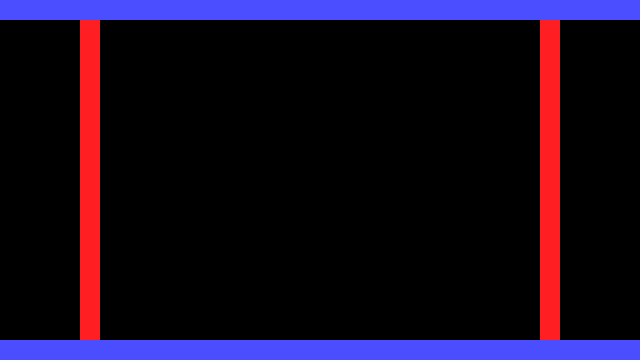

Tiled map render using the project's own tile images. Description and the whole map definition, tile-layer contents included, below:
An orthogonal 32x18 tile map with 20x20 px tiles, 3 tile layers (walls, leftTarget, rightTarget).

<map version="1.0" tiledversion="1.1.3" orientation="orthogonal" renderorder="left-up" width="32" height="18" tilewidth="20" tileheight="20" infinite="0" nextobjectid="1">
 <tileset firstgid="1" name="tileset" tilewidth="20" tileheight="20" tilecount="3" columns="3">
  <image source="images/tileset.png" width="60" height="20" />
 </tileset>
 <layer name="walls" width="32" height="18">
  <data encoding="csv">
1,1,1,1,1,1,1,1,1,1,1,1,1,1,1,1,1,1,1,1,1,1,1,1,1,1,1,1,1,1,1,1,
0,0,0,0,0,0,0,0,0,0,0,0,0,0,0,0,0,0,0,0,0,0,0,0,0,0,0,0,0,0,0,0,
0,0,0,0,0,0,0,0,0,0,0,0,0,0,0,0,0,0,0,0,0,0,0,0,0,0,0,0,0,0,0,0,
0,0,0,0,0,0,0,0,0,0,0,0,0,0,0,0,0,0,0,0,0,0,0,0,0,0,0,0,0,0,0,0,
0,0,0,0,0,0,0,0,0,0,0,0,0,0,0,0,0,0,0,0,0,0,0,0,0,0,0,0,0,0,0,0,
0,0,0,0,0,0,0,0,0,0,0,0,0,0,0,0,0,0,0,0,0,0,0,0,0,0,0,0,0,0,0,0,
0,0,0,0,0,0,0,0,0,0,0,0,0,0,0,0,0,0,0,0,0,0,0,0,0,0,0,0,0,0,0,0,
0,0,0,0,0,0,0,0,0,0,0,0,0,0,0,0,0,0,0,0,0,0,0,0,0,0,0,0,0,0,0,0,
0,0,0,0,0,0,0,0,0,0,0,0,0,0,0,0,0,0,0,0,0,0,0,0,0,0,0,0,0,0,0,0,
0,0,0,0,0,0,0,0,0,0,0,0,0,0,0,0,0,0,0,0,0,0,0,0,0,0,0,0,0,0,0,0,
0,0,0,0,0,0,0,0,0,0,0,0,0,0,0,0,0,0,0,0,0,0,0,0,0,0,0,0,0,0,0,0,
0,0,0,0,0,0,0,0,0,0,0,0,0,0,0,0,0,0,0,0,0,0,0,0,0,0,0,0,0,0,0,0,
0,0,0,0,0,0,0,0,0,0,0,0,0,0,0,0,0,0,0,0,0,0,0,0,0,0,0,0,0,0,0,0,
0,0,0,0,0,0,0,0,0,0,0,0,0,0,0,0,0,0,0,0,0,0,0,0,0,0,0,0,0,0,0,0,
0,0,0,0,0,0,0,0,0,0,0,0,0,0,0,0,0,0,0,0,0,0,0,0,0,0,0,0,0,0,0,0,
0,0,0,0,0,0,0,0,0,0,0,0,0,0,0,0,0,0,0,0,0,0,0,0,0,0,0,0,0,0,0,0,
0,0,0,0,0,0,0,0,0,0,0,0,0,0,0,0,0,0,0,0,0,0,0,0,0,0,0,0,0,0,0,0,
1,1,1,1,1,1,1,1,1,1,1,1,1,1,1,1,1,1,1,1,1,1,1,1,1,1,1,1,1,1,1,1
</data>
 </layer>
 <layer name="leftTarget" width="32" height="18">
  <data encoding="csv">
0,0,0,0,0,0,0,0,0,0,0,0,0,0,0,0,0,0,0,0,0,0,0,0,0,0,0,0,0,0,0,0,
0,0,0,0,2,0,0,0,0,0,0,0,0,0,0,0,0,0,0,0,0,0,0,0,0,0,0,0,0,0,0,0,
0,0,0,0,2,0,0,0,0,0,0,0,0,0,0,0,0,0,0,0,0,0,0,0,0,0,0,0,0,0,0,0,
0,0,0,0,2,0,0,0,0,0,0,0,0,0,0,0,0,0,0,0,0,0,0,0,0,0,0,0,0,0,0,0,
0,0,0,0,2,0,0,0,0,0,0,0,0,0,0,0,0,0,0,0,0,0,0,0,0,0,0,0,0,0,0,0,
0,0,0,0,2,0,0,0,0,0,0,0,0,0,0,0,0,0,0,0,0,0,0,0,0,0,0,0,0,0,0,0,
0,0,0,0,2,0,0,0,0,0,0,0,0,0,0,0,0,0,0,0,0,0,0,0,0,0,0,0,0,0,0,0,
0,0,0,0,2,0,0,0,0,0,0,0,0,0,0,0,0,0,0,0,0,0,0,0,0,0,0,0,0,0,0,0,
0,0,0,0,2,0,0,0,0,0,0,0,0,0,0,0,0,0,0,0,0,0,0,0,0,0,0,0,0,0,0,0,
0,0,0,0,2,0,0,0,0,0,0,0,0,0,0,0,0,0,0,0,0,0,0,0,0,0,0,0,0,0,0,0,
0,0,0,0,2,0,0,0,0,0,0,0,0,0,0,0,0,0,0,0,0,0,0,0,0,0,0,0,0,0,0,0,
0,0,0,0,2,0,0,0,0,0,0,0,0,0,0,0,0,0,0,0,0,0,0,0,0,0,0,0,0,0,0,0,
0,0,0,0,2,0,0,0,0,0,0,0,0,0,0,0,0,0,0,0,0,0,0,0,0,0,0,0,0,0,0,0,
0,0,0,0,2,0,0,0,0,0,0,0,0,0,0,0,0,0,0,0,0,0,0,0,0,0,0,0,0,0,0,0,
0,0,0,0,2,0,0,0,0,0,0,0,0,0,0,0,0,0,0,0,0,0,0,0,0,0,0,0,0,0,0,0,
0,0,0,0,2,0,0,0,0,0,0,0,0,0,0,0,0,0,0,0,0,0,0,0,0,0,0,0,0,0,0,0,
0,0,0,0,2,0,0,0,0,0,0,0,0,0,0,0,0,0,0,0,0,0,0,0,0,0,0,0,0,0,0,0,
0,0,0,0,0,0,0,0,0,0,0,0,0,0,0,0,0,0,0,0,0,0,0,0,0,0,0,0,0,0,0,0
</data>
 </layer>
 <layer name="rightTarget" width="32" height="18">
  <data encoding="csv">
0,0,0,0,0,0,0,0,0,0,0,0,0,0,0,0,0,0,0,0,0,0,0,0,0,0,0,0,0,0,0,0,
0,0,0,0,0,0,0,0,0,0,0,0,0,0,0,0,0,0,0,0,0,0,0,0,0,0,0,2,0,0,0,0,
0,0,0,0,0,0,0,0,0,0,0,0,0,0,0,0,0,0,0,0,0,0,0,0,0,0,0,2,0,0,0,0,
0,0,0,0,0,0,0,0,0,0,0,0,0,0,0,0,0,0,0,0,0,0,0,0,0,0,0,2,0,0,0,0,
0,0,0,0,0,0,0,0,0,0,0,0,0,0,0,0,0,0,0,0,0,0,0,0,0,0,0,2,0,0,0,0,
0,0,0,0,0,0,0,0,0,0,0,0,0,0,0,0,0,0,0,0,0,0,0,0,0,0,0,2,0,0,0,0,
0,0,0,0,0,0,0,0,0,0,0,0,0,0,0,0,0,0,0,0,0,0,0,0,0,0,0,2,0,0,0,0,
0,0,0,0,0,0,0,0,0,0,0,0,0,0,0,0,0,0,0,0,0,0,0,0,0,0,0,2,0,0,0,0,
0,0,0,0,0,0,0,0,0,0,0,0,0,0,0,0,0,0,0,0,0,0,0,0,0,0,0,2,0,0,0,0,
0,0,0,0,0,0,0,0,0,0,0,0,0,0,0,0,0,0,0,0,0,0,0,0,0,0,0,2,0,0,0,0,
0,0,0,0,0,0,0,0,0,0,0,0,0,0,0,0,0,0,0,0,0,0,0,0,0,0,0,2,0,0,0,0,
0,0,0,0,0,0,0,0,0,0,0,0,0,0,0,0,0,0,0,0,0,0,0,0,0,0,0,2,0,0,0,0,
0,0,0,0,0,0,0,0,0,0,0,0,0,0,0,0,0,0,0,0,0,0,0,0,0,0,0,2,0,0,0,0,
0,0,0,0,0,0,0,0,0,0,0,0,0,0,0,0,0,0,0,0,0,0,0,0,0,0,0,2,0,0,0,0,
0,0,0,0,0,0,0,0,0,0,0,0,0,0,0,0,0,0,0,0,0,0,0,0,0,0,0,2,0,0,0,0,
0,0,0,0,0,0,0,0,0,0,0,0,0,0,0,0,0,0,0,0,0,0,0,0,0,0,0,2,0,0,0,0,
0,0,0,0,0,0,0,0,0,0,0,0,0,0,0,0,0,0,0,0,0,0,0,0,0,0,0,2,0,0,0,0,
0,0,0,0,0,0,0,0,0,0,0,0,0,0,0,0,0,0,0,0,0,0,0,0,0,0,0,0,0,0,0,0
</data>
 </layer>
</map>
